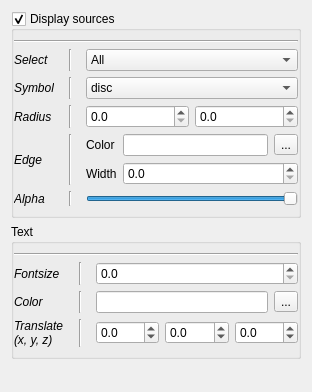
                      <widget class="QWidget" name="scrollAreaWidgetContents_2">
                       <property name="geometry">
                        <rect>
                         <x>0</x>
                         <y>0</y>
                         <width>312</width>
                         <height>392</height>
                        </rect>
                       </property>
                       <layout class="QVBoxLayout" name="verticalLayout_12">
                        <item>
                         <widget class="QGroupBox" name="_s_grp">
                          <property name="title">
                           <string>Display sources</string>
                          </property>
                          <property name="checkable">
                           <bool>true</bool>
                          </property>
                          <layout class="QVBoxLayout" name="verticalLayout_35">
                           <property name="leftMargin">
                            <number>0</number>
                           </property>
                           <property name="rightMargin">
                            <number>0</number>
                           </property>
                           <item>
                            <widget class="Line" name="line_20">
                             <property name="minimumSize">
                              <size>
                               <width>200</width>
                               <height>0</height>
                              </size>
                             </property>
                             <property name="orientation">
                              <enum>Qt::Horizontal</enum>
                             </property>
                            </widget>
                           </item>
                           <item>
                            <layout class="QGridLayout" name="gridLayout_15">
                             <property name="topMargin">
                              <number>0</number>
                             </property>
                             <item row="3" column="1">
                              <widget class="Line" name="line_23">
                               <property name="minimumSize">
                                <size>
                                 <width>20</width>
                                 <height>0</height>
                                </size>
                               </property>
                               <property name="orientation">
                                <enum>Qt::Vertical</enum>
                               </property>
                              </widget>
                             </item>
                             <item row="0" column="2">
                              <widget class="QComboBox" name="_s_select">
                               <property name="toolTip">
                                <string>&lt;html&gt;&lt;head/&gt;&lt;body&gt;&lt;p&gt;Hide or display sources. Specify if you want to keep only sources in the left or right hemisphere or sources that are either inside or outside the brain volume.&lt;/p&gt;&lt;/body&gt;&lt;/html&gt;</string>
                               </property>
                               <item>
                                <property name="text">
                                 <string>All</string>
                                </property>
                               </item>
                               <item>
                                <property name="text">
                                 <string>None</string>
                                </property>
                               </item>
                               <item>
                                <property name="text">
                                 <string>Left hemisphere</string>
                                </property>
                               </item>
                               <item>
                                <property name="text">
                                 <string>Right hemisphere</string>
                                </property>
                               </item>
                               <item>
                                <property name="text">
                                 <string>Inside the brain</string>
                                </property>
                               </item>
                               <item>
                                <property name="text">
                                 <string>Outside the brain</string>
                                </property>
                               </item>
                              </widget>
                             </item>
                             <item row="1" column="2">
                              <widget class="QComboBox" name="_s_symbol">
                               <property name="toolTip">
                                <string>&lt;html&gt;&lt;head/&gt;&lt;body&gt;&lt;p&gt;Change sources symbol&lt;/p&gt;&lt;p&gt;&lt;span style=" font-weight:600;"&gt;Input parameter : &lt;/span&gt;&lt;span style=" font-style:italic;"&gt;s_symbol&lt;/span&gt;&lt;/p&gt;&lt;/body&gt;&lt;/html&gt;</string>
                               </property>
                               <item>
                                <property name="text">
                                 <string>disc</string>
                                </property>
                               </item>
                               <item>
                                <property name="text">
                                 <string>arrow</string>
                                </property>
                               </item>
                               <item>
                                <property name="text">
                                 <string>ring</string>
                                </property>
                               </item>
                               <item>
                                <property name="text">
                                 <string>clobber</string>
                                </property>
                               </item>
                               <item>
                                <property name="text">
                                 <string>square</string>
                                </property>
                               </item>
                               <item>
                                <property name="text">
                                 <string>diamond</string>
                                </property>
                               </item>
                               <item>
                                <property name="text">
                                 <string>vbar</string>
                                </property>
                               </item>
                               <item>
                                <property name="text">
                                 <string>hbar</string>
                                </property>
                               </item>
                               <item>
                                <property name="text">
                                 <string>cross</string>
                                </property>
                               </item>
                               <item>
                                <property name="text">
                                 <string>tailed_arrow</string>
                                </property>
                               </item>
                               <item>
                                <property name="text">
                                 <string>x</string>
                                </property>
                               </item>
                               <item>
                                <property name="text">
                                 <string>triangle_up</string>
                                </property>
                               </item>
                               <item>
                                <property name="text">
                                 <string>triangle_down</string>
                                </property>
                               </item>
                              </widget>
                             </item>
                             <item row="2" column="2">
                              <layout class="QHBoxLayout" name="horizontalLayout_14">
                               <item>
                                <widget class="QDoubleSpinBox" name="_s_radiusmin">
                                 <property name="toolTip">
                                  <string>&lt;html&gt;&lt;head/&gt;&lt;body&gt;&lt;p&gt;Maximum radius for the sources.&lt;/p&gt;&lt;p&gt;&lt;span style=" font-weight:600;"&gt;Input parameter : &lt;/span&gt;&lt;span style=" font-style:italic;"&gt;s_radiusmax&lt;/span&gt;&lt;/p&gt;&lt;/body&gt;&lt;/html&gt;</string>
                                 </property>
                                 <property name="decimals">
                                  <number>1</number>
                                 </property>
                                </widget>
                               </item>
                               <item>
                                <widget class="QDoubleSpinBox" name="_s_radiusmax">
                                 <property name="toolTip">
                                  <string>&lt;html&gt;&lt;head/&gt;&lt;body&gt;&lt;p&gt;Minimum radius for the sources.&lt;/p&gt;&lt;p&gt;&lt;span style=" font-weight:600;"&gt;Input parameter : &lt;/span&gt;&lt;span style=" font-style:italic;"&gt;s_radiusmin&lt;/span&gt;&lt;/p&gt;&lt;/body&gt;&lt;/html&gt;</string>
                                 </property>
                                 <property name="decimals">
                                  <number>1</number>
                                 </property>
                                </widget>
                               </item>
                              </layout>
                             </item>
                             <item row="1" column="1">
                              <widget class="Line" name="line_25">
                               <property name="minimumSize">
                                <size>
                                 <width>20</width>
                                 <height>0</height>
                                </size>
                               </property>
                               <property name="orientation">
                                <enum>Qt::Vertical</enum>
                               </property>
                              </widget>
                             </item>
                             <item row="2" column="1">
                              <widget class="Line" name="line_24">
                               <property name="minimumSize">
                                <size>
                                 <width>20</width>
                                 <height>0</height>
                                </size>
                               </property>
                               <property name="orientation">
                                <enum>Qt::Vertical</enum>
                               </property>
                              </widget>
                             </item>
                             <item row="3" column="2">
                              <layout class="QGridLayout" name="gridLayout_17">
                               <item row="0" column="0">
                                <widget class="QLabel" name="label_17">
                                 <property name="text">
                                  <string>Color</string>
                                 </property>
                                </widget>
                               </item>
                               <item row="1" column="0">
                                <widget class="QLabel" name="label_20">
                                 <property name="text">
                                  <string>Width</string>
                                 </property>
                                </widget>
                               </item>
                               <item row="1" column="1">
                                <widget class="QDoubleSpinBox" name="_s_edge_width">
                                 <property name="toolTip">
                                  <string>&lt;html&gt;&lt;head/&gt;&lt;body&gt;&lt;p&gt;Edge width.&lt;/p&gt;&lt;p&gt;&lt;span style=" font-weight:600;"&gt;Input parameter : &lt;/span&gt;&lt;span style=" font-style:italic;"&gt;s_edgewidth&lt;/span&gt;&lt;/p&gt;&lt;/body&gt;&lt;/html&gt;</string>
                                 </property>
                                 <property name="decimals">
                                  <number>1</number>
                                 </property>
                                </widget>
                               </item>
                               <item row="0" column="1">
                                <layout class="QHBoxLayout" name="horizontalLayout_16">
                                 <item>
                                  <widget class="QLineEdit" name="_s_edge_color">
                                   <property name="toolTip">
                                    <string>&lt;html&gt;&lt;head/&gt;&lt;body&gt;&lt;p&gt;Edge color (&lt;span style=" font-style:italic;"&gt;if edge width is not 0.&lt;/span&gt;)&lt;/p&gt;&lt;p&gt;&lt;span style=" font-weight:600;"&gt;Input parameter : &lt;/span&gt;&lt;span style=" font-style:italic;"&gt;s_edgecolor&lt;/span&gt;&lt;/p&gt;&lt;/body&gt;&lt;/html&gt;</string>
                                   </property>
                                  </widget>
                                 </item>
                                 <item>
                                  <widget class="QToolButton" name="_s_edge_color_p">
                                   <property name="text">
                                    <string>...</string>
                                   </property>
                                  </widget>
                                 </item>
                                </layout>
                               </item>
                              </layout>
                             </item>
                             <item row="1" column="0">
                              <widget class="QLabel" name="label_28">
                               <property name="font">
                                <font>
                                 <italic>true</italic>
                                </font>
                               </property>
                               <property name="text">
                                <string>Symbol</string>
                               </property>
                              </widget>
                             </item>
                             <item row="2" column="0">
                              <widget class="QLabel" name="label_32">
                               <property name="font">
                                <font>
                                 <italic>true</italic>
                                </font>
                               </property>
                               <property name="text">
                                <string>Radius</string>
                               </property>
                              </widget>
                             </item>
                             <item row="0" column="1">
                              <widget class="Line" name="line_28">
                               <property name="minimumSize">
                                <size>
                                 <width>20</width>
                                 <height>0</height>
                                </size>
                               </property>
                               <property name="orientation">
                                <enum>Qt::Vertical</enum>
                               </property>
                              </widget>
                             </item>
                             <item row="0" column="0">
                              <widget class="QLabel" name="label_27">
                               <property name="font">
                                <font>
                                 <italic>true</italic>
                                </font>
                               </property>
                               <property name="text">
                                <string>Select</string>
                               </property>
                              </widget>
                             </item>
                             <item row="3" column="0">
                              <widget class="QLabel" name="label_31">
                               <property name="font">
                                <font>
                                 <italic>true</italic>
                                </font>
                               </property>
                               <property name="text">
                                <string>Edge</string>
                               </property>
                              </widget>
                             </item>
                             <item row="4" column="0">
                              <widget class="QLabel" name="label_39">
                               <property name="font">
                                <font>
                                 <italic>true</italic>
                                </font>
                               </property>
                               <property name="text">
                                <string>Alpha</string>
                               </property>
                              </widget>
                             </item>
                             <item row="4" column="1">
                              <widget class="Line" name="line_49">
                               <property name="minimumSize">
                                <size>
                                 <width>20</width>
                                 <height>0</height>
                                </size>
                               </property>
                               <property name="orientation">
                                <enum>Qt::Vertical</enum>
                               </property>
                              </widget>
                             </item>
                             <item row="4" column="2">
                              <widget class="QSlider" name="_s_alpha">
                               <property name="maximum">
                                <number>99</number>
                               </property>
                               <property name="sliderPosition">
                                <number>99</number>
                               </property>
                               <property name="orientation">
                                <enum>Qt::Horizontal</enum>
                               </property>
                              </widget>
                             </item>
                            </layout>
                           </item>
                          </layout>
                         </widget>
                        </item>
                        <item>
                         <widget class="QGroupBox" name="_st_grp">
                          <property name="enabled">
                           <bool>true</bool>
                          </property>
                          <property name="title">
                           <string>Text</string>
                          </property>
                          <property name="checkable">
                           <bool>false</bool>
                          </property>
                          <layout class="QVBoxLayout" name="verticalLayout_6">
                           <property name="leftMargin">
                            <number>0</number>
                           </property>
                           <property name="rightMargin">
                            <number>0</number>
                           </property>
                           <item>
                            <widget class="Line" name="line_39">
                             <property name="minimumSize">
                              <size>
                               <width>200</width>
                               <height>0</height>
                              </size>
                             </property>
                             <property name="orientation">
                              <enum>Qt::Horizontal</enum>
                             </property>
                            </widget>
                           </item>
                           <item>
                            <layout class="QGridLayout" name="gridLayout_7">
                             <item row="2" column="0">
                              <widget class="QLabel" name="label_30">
                               <property name="font">
                                <font>
                                 <italic>true</italic>
                                </font>
                               </property>
                               <property name="text">
                                <string>Translate
(x, y, z)</string>
                               </property>
                              </widget>
                             </item>
                             <item row="2" column="1">
                              <widget class="Line" name="line_38">
                               <property name="minimumSize">
                                <size>
                                 <width>20</width>
                                 <height>0</height>
                                </size>
                               </property>
                               <property name="orientation">
                                <enum>Qt::Vertical</enum>
                               </property>
                              </widget>
                             </item>
                             <item row="1" column="2">
                              <layout class="QHBoxLayout" name="horizontalLayout_18">
                               <item>
                                <widget class="QLineEdit" name="_st_color">
                                 <property name="toolTip">
                                  <string>&lt;html&gt;&lt;head/&gt;&lt;body&gt;&lt;p&gt;Edge color (&lt;span style=" font-style:italic;"&gt;if edge width is not 0.&lt;/span&gt;)&lt;/p&gt;&lt;p&gt;&lt;span style=" font-weight:600;"&gt;Input parameter : &lt;/span&gt;&lt;span style=" font-style:italic;"&gt;s_edgecolor&lt;/span&gt;&lt;/p&gt;&lt;/body&gt;&lt;/html&gt;</string>
                                 </property>
                                </widget>
                               </item>
                               <item>
                                <widget class="QToolButton" name="_st_color_p">
                                 <property name="text">
                                  <string>...</string>
                                 </property>
                                </widget>
                               </item>
                              </layout>
                             </item>
                             <item row="0" column="1">
                              <widget class="Line" name="line_37">
                               <property name="minimumSize">
                                <size>
                                 <width>20</width>
                                 <height>0</height>
                                </size>
                               </property>
                               <property name="orientation">
                                <enum>Qt::Vertical</enum>
                               </property>
                              </widget>
                             </item>
                             <item row="1" column="0">
                              <widget class="QLabel" name="label_14">
                               <property name="font">
                                <font>
                                 <italic>true</italic>
                                </font>
                               </property>
                               <property name="text">
                                <string>Color</string>
                               </property>
                              </widget>
                             </item>
                             <item row="0" column="0">
                              <widget class="QLabel" name="label_12">
                               <property name="font">
                                <font>
                                 <italic>true</italic>
                                </font>
                               </property>
                               <property name="text">
                                <string>Fontsize</string>
                               </property>
                              </widget>
                             </item>
                             <item row="0" column="2">
                              <widget class="QDoubleSpinBox" name="_st_font_size">
                               <property name="toolTip">
                                <string>&lt;html&gt;&lt;head/&gt;&lt;body&gt;&lt;p&gt;Font size of source's text.&lt;/p&gt;&lt;p&gt;&lt;span style=" font-weight:600;"&gt;Input parameter : &lt;/span&gt;&lt;span style=" font-style:italic;"&gt;s_textsize&lt;/span&gt;&lt;/p&gt;&lt;/body&gt;&lt;/html&gt;</string>
                               </property>
                               <property name="decimals">
                                <number>1</number>
                               </property>
                              </widget>
                             </item>
                             <item row="1" column="1">
                              <widget class="Line" name="line_51">
                               <property name="minimumSize">
                                <size>
                                 <width>20</width>
                                 <height>0</height>
                                </size>
                               </property>
                               <property name="orientation">
                                <enum>Qt::Vertical</enum>
                               </property>
                              </widget>
                             </item>
                             <item row="2" column="2">
                              <widget class="QWidget" name="widget_2" native="true">
                               <property name="toolTip">
                                <string>&lt;html&gt;&lt;head/&gt;&lt;body&gt;&lt;p&gt;Offset along the x-axis (dx), y-axis (dy) and z-axis (dz)&lt;/p&gt;&lt;p&gt;&lt;span style=" font-weight:600;"&gt;Input parameter : &lt;/span&gt;&lt;span style=" font-style:italic;"&gt;s_textshift&lt;/span&gt;&lt;/p&gt;&lt;/body&gt;&lt;/html&gt;</string>
                               </property>
                               <layout class="QHBoxLayout" name="horizontalLayout_3">
                                <property name="margin">
                                 <number>0</number>
                                </property>
                                <item>
                                 <widget class="QDoubleSpinBox" name="_st_dx">
                                  <property name="decimals">
                                   <number>1</number>
                                  </property>
                                  <property name="minimum">
                                   <double>-100.000000000000000</double>
                                  </property>
                                  <property name="maximum">
                                   <double>100.000000000000000</double>
                                  </property>
                                 </widget>
                                </item>
                                <item>
                                 <widget class="QDoubleSpinBox" name="_st_dy">
                                  <property name="decimals">
                                   <number>1</number>
                                  </property>
                                  <property name="minimum">
                                   <double>-100.000000000000000</double>
                                  </property>
                                  <property name="maximum">
                                   <double>100.000000000000000</double>
                                  </property>
                                 </widget>
                                </item>
                                <item>
                                 <widget class="QDoubleSpinBox" name="_st_dz">
                                  <property name="decimals">
                                   <number>1</number>
                                  </property>
                                  <property name="minimum">
                                   <double>-100.000000000000000</double>
                                  </property>
                                  <property name="maximum">
                                   <double>100.000000000000000</double>
                                  </property>
                                 </widget>
                                </item>
                               </layout>
                              </widget>
                             </item>
                            </layout>
                           </item>
                          </layout>
                         </widget>
                        </item>
                        <item>
                         <spacer name="verticalSpacer">
                          <property name="orientation">
                           <enum>Qt::Vertical</enum>
                          </property>
                          <property name="sizeHint" stdset="0">
                           <size>
                            <width>20</width>
                            <height>40</height>
                           </size>
                          </property>
                         </spacer>
                        </item>
                       </layout>
                      </widget>
